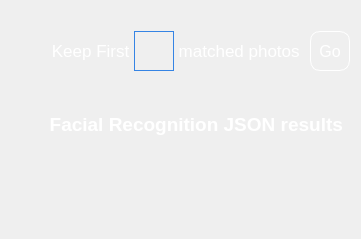
                <widget class="QWidget" name="wdtProbingResult" native="true">
                 <property name="sizePolicy">
                  <sizepolicy hsizetype="Expanding" vsizetype="Expanding">
                   <horstretch>0</horstretch>
                   <verstretch>0</verstretch>
                  </sizepolicy>
                 </property>
                 <property name="minimumSize">
                  <size>
                   <width>0</width>
                   <height>0</height>
                  </size>
                 </property>
                 <layout class="QVBoxLayout" name="verticalLayout_10">
                  <property name="spacing">
                   <number>0</number>
                  </property>
                  <property name="bottomMargin">
                   <number>0</number>
                  </property>
                  <item>
                   <layout class="QVBoxLayout" name="report_layout">
                    <property name="sizeConstraint">
                     <enum>QLayout::SetDefaultConstraint</enum>
                    </property>
                    <property name="topMargin">
                     <number>10</number>
                    </property>
                    <property name="bottomMargin">
                     <number>10</number>
                    </property>
                    <item>
                     <layout class="QVBoxLayout" name="verticalLayout_6">
                      <property name="topMargin">
                       <number>0</number>
                      </property>
                      <item>
                       <layout class="QHBoxLayout" name="hlyGoRemaining">
                        <property name="topMargin">
                         <number>10</number>
                        </property>
                        <property name="rightMargin">
                         <number>0</number>
                        </property>
                        <property name="bottomMargin">
                         <number>3</number>
                        </property>
                        <item>
                         <spacer name="horizontalSpacer_5">
                          <property name="orientation">
                           <enum>Qt::Horizontal</enum>
                          </property>
                          <property name="sizeHint" stdset="0">
                           <size>
                            <width>40</width>
                            <height>20</height>
                           </size>
                          </property>
                         </spacer>
                        </item>
                        <item>
                         <widget class="QLabel" name="label_19">
                          <property name="sizePolicy">
                           <sizepolicy hsizetype="Preferred" vsizetype="Fixed">
                            <horstretch>0</horstretch>
                            <verstretch>0</verstretch>
                           </sizepolicy>
                          </property>
                          <property name="minimumSize">
                           <size>
                            <width>0</width>
                            <height>40</height>
                           </size>
                          </property>
                          <property name="maximumSize">
                           <size>
                            <width>16777215</width>
                            <height>40</height>
                           </size>
                          </property>
                          <property name="font">
                           <font>
                            <pointsize>13</pointsize>
                           </font>
                          </property>
                          <property name="styleSheet">
                           <string notr="true">color: rgb(255, 255, 255);
background:transparent;</string>
                          </property>
                          <property name="text">
                           <string>Keep First </string>
                          </property>
                          <property name="alignment">
                           <set>Qt::AlignRight|Qt::AlignTrailing|Qt::AlignVCenter</set>
                          </property>
                         </widget>
                        </item>
                        <item>
                         <widget class="QLineEdit" name="leditRemainingPhotoNumber">
                          <property name="minimumSize">
                           <size>
                            <width>40</width>
                            <height>40</height>
                           </size>
                          </property>
                          <property name="maximumSize">
                           <size>
                            <width>40</width>
                            <height>40</height>
                           </size>
                          </property>
                          <property name="font">
                           <font>
                            <family>Arial</family>
                            <pointsize>12</pointsize>
                           </font>
                          </property>
                          <property name="styleSheet">
                           <string notr="true">background:transparent;
border: 1px solid rgb(53, 132, 228);
color: white;</string>
                          </property>
                          <property name="alignment">
                           <set>Qt::AlignCenter</set>
                          </property>
                         </widget>
                        </item>
                        <item>
                         <widget class="QLabel" name="label_20">
                          <property name="sizePolicy">
                           <sizepolicy hsizetype="Preferred" vsizetype="Fixed">
                            <horstretch>0</horstretch>
                            <verstretch>0</verstretch>
                           </sizepolicy>
                          </property>
                          <property name="minimumSize">
                           <size>
                            <width>0</width>
                            <height>40</height>
                           </size>
                          </property>
                          <property name="maximumSize">
                           <size>
                            <width>150</width>
                            <height>40</height>
                           </size>
                          </property>
                          <property name="font">
                           <font>
                            <pointsize>13</pointsize>
                           </font>
                          </property>
                          <property name="styleSheet">
                           <string notr="true">color: rgb(255, 255, 255);
background:transparent;</string>
                          </property>
                          <property name="text">
                           <string> matched photos  </string>
                          </property>
                         </widget>
                        </item>
                        <item>
                         <widget class="QPushButton" name="btnGoRemaining">
                          <property name="minimumSize">
                           <size>
                            <width>40</width>
                            <height>40</height>
                           </size>
                          </property>
                          <property name="maximumSize">
                           <size>
                            <width>40</width>
                            <height>40</height>
                           </size>
                          </property>
                          <property name="font">
                           <font>
                            <pointsize>12</pointsize>
                            <weight>50</weight>
                            <bold>false</bold>
                           </font>
                          </property>
                          <property name="cursor">
                           <cursorShape>PointingHandCursor</cursorShape>
                          </property>
                          <property name="styleSheet">
                           <string notr="true">background-color: #005ae2;
border-radius: 10px;
color: white;
background:transparent;
border: 1px solid white</string>
                          </property>
                          <property name="text">
                           <string>Go</string>
                          </property>
                         </widget>
                        </item>
                       </layout>
                      </item>
                     </layout>
                    </item>
                    <item>
                     <layout class="QVBoxLayout" name="vlyTargetResults">
                      <property name="spacing">
                       <number>0</number>
                      </property>
                      <property name="topMargin">
                       <number>10</number>
                      </property>
                      <property name="bottomMargin">
                       <number>0</number>
                      </property>
                     </layout>
                    </item>
                    <item>
                     <layout class="QVBoxLayout" name="JsonResp_layout" stretch="0">
                      <property name="spacing">
                       <number>10</number>
                      </property>
                      <property name="topMargin">
                       <number>20</number>
                      </property>
                      <property name="bottomMargin">
                       <number>20</number>
                      </property>
                      <item>
                       <widget class="QLabel" name="label_49">
                        <property name="sizePolicy">
                         <sizepolicy hsizetype="Expanding" vsizetype="Fixed">
                          <horstretch>0</horstretch>
                          <verstretch>0</verstretch>
                         </sizepolicy>
                        </property>
                        <property name="minimumSize">
                         <size>
                          <width>0</width>
                          <height>40</height>
                         </size>
                        </property>
                        <property name="maximumSize">
                         <size>
                          <width>16777215</width>
                          <height>40</height>
                         </size>
                        </property>
                        <property name="font">
                         <font>
                          <pointsize>14</pointsize>
                          <weight>75</weight>
                          <bold>true</bold>
                         </font>
                        </property>
                        <property name="styleSheet">
                         <string notr="true">color: rgb(255, 255, 255);
background:transparent;</string>
                        </property>
                        <property name="text">
                         <string>      Facial Recognition JSON results</string>
                        </property>
                        <property name="alignment">
                         <set>Qt::AlignCenter</set>
                        </property>
                       </widget>
                      </item>
                     </layout>
                    </item>
                   </layout>
                  </item>
                  <item>
                   <layout class="QHBoxLayout" name="horizontalLayout_7" stretch="0,0,0">
                    <property name="spacing">
                     <number>0</number>
                    </property>
                    <property name="topMargin">
                     <number>10</number>
                    </property>
                    <property name="bottomMargin">
                     <number>5</number>
                    </property>
                    <item>
                     <spacer name="horizontalSpacer_9">
                      <property name="orientation">
                       <enum>Qt::Horizontal</enum>
                      </property>
                      <property name="sizeHint" stdset="0">
                       <size>
                        <width>40</width>
                        <height>0</height>
                       </size>
                      </property>
                     </spacer>
                    </item>
                    <item>
                     <widget class="QPushButton" name="btnGenerateReport">
                      <property name="enabled">
                       <bool>true</bool>
                      </property>
                      <property name="sizePolicy">
                       <sizepolicy hsizetype="Expanding" vsizetype="Fixed">
                        <horstretch>0</horstretch>
                        <verstretch>0</verstretch>
                       </sizepolicy>
                      </property>
                      <property name="minimumSize">
                       <size>
                        <width>170</width>
                        <height>50</height>
                       </size>
                      </property>
                      <property name="maximumSize">
                       <size>
                        <width>170</width>
                        <height>50</height>
                       </size>
                      </property>
                      <property name="font">
                       <font>
                        <pointsize>12</pointsize>
                        <weight>75</weight>
                        <bold>true</bold>
                       </font>
                      </property>
                      <property name="cursor">
                       <cursorShape>PointingHandCursor</cursorShape>
                      </property>
                      <property name="styleSheet">
                       <string notr="true">background:transparent;
border-radius: 10px;
border-image:url(&quot;:/newPrefix/generate_report.png&quot;);
background-position: center;</string>
                      </property>
                      <property name="text">
                       <string/>
                      </property>
                      <property name="flat">
                       <bool>true</bool>
                      </property>
                     </widget>
                    </item>
                    <item>
                     <spacer name="horizontalSpacer_10">
                      <property name="orientation">
                       <enum>Qt::Horizontal</enum>
                      </property>
                      <property name="sizeHint" stdset="0">
                       <size>
                        <width>40</width>
                        <height>0</height>
                       </size>
                      </property>
                     </spacer>
                    </item>
                   </layout>
                  </item>
                 </layout>
                </widget>
